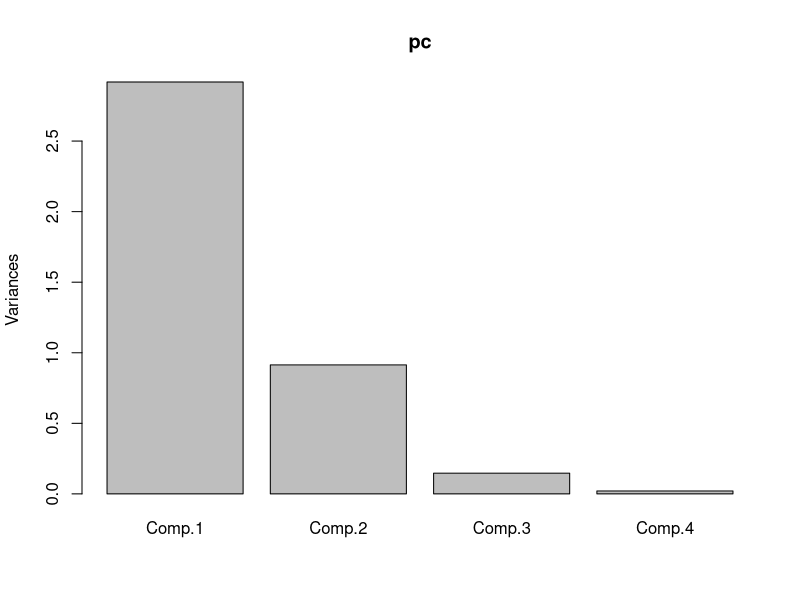
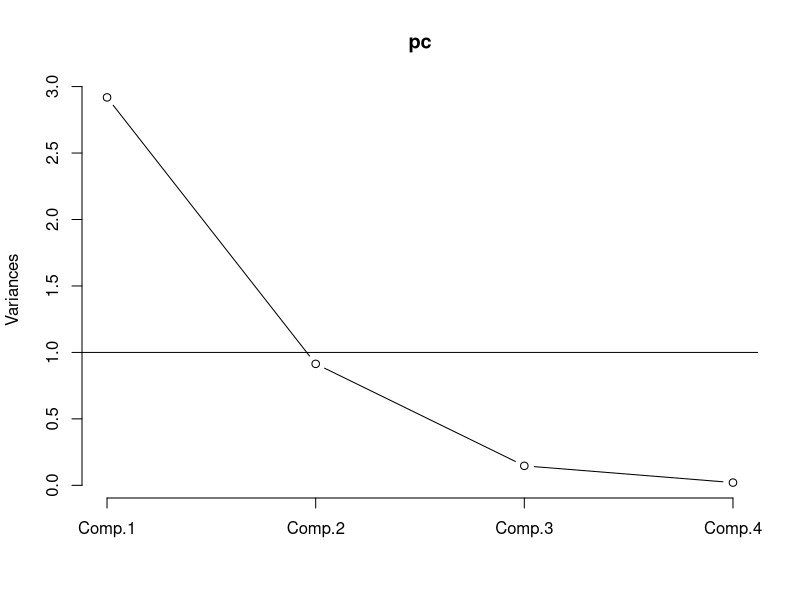
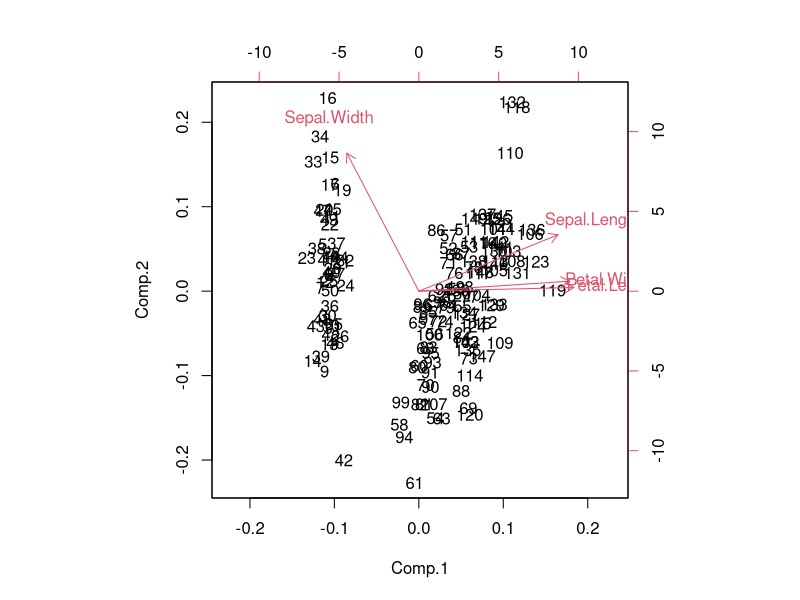

Write R code to recreate these figures, in order.
# PCA -iris
data(iris)
str(iris)
df = iris[,1:4]
df
(pc = princomp(df, cor=T, score=T))
summary(pc)
plot(pc)
plot(pc, type='l')
abline(h=1)
biplot(pc)
dim(df)
attributes(pc)
pc$loadings
pc$scores
